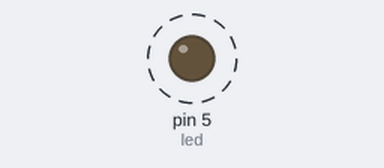
Bench run of a sketch on a simulated Arduino Uno, built with avr-gcc and run on an emulated ATmega328P. Parts: output pins drawn as LEDs (lit = HIGH). Dashed ring = blinking.

Above: at 0.3 s.
Timing chart, 0 to 3.5 s (numbered marks = the images above):
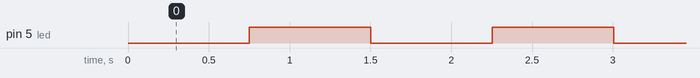

The sketch:

03_Blink_Millis.ino
```cpp
int led = 5;
unsigned long t1; // Variabile per memorizzare l'ultimo istante del cambio di stato
unsigned long dt; // Variabile per calcolare la differenza di tempo passata
unsigned long tBlink = 750; // Vogliamo far lampeggiare il LED ogni 750 ms

void setup() {
  pinMode(led, OUTPUT);
  t1 = millis(); // Salviamo il tempo iniziale calcolato dall'accensione
}

void loop() {
  // Calcoliamo quanto tempo è trascorso dall'ultimo "salvataggio"
  dt = millis() - t1;

  // Se la differenza di tempo supera i 750 ms...
  if (dt > tBlink) {
    // ...invertiamo lo stato del LED. Il "!" (Not) legge lo stato attuale e fa l'opposto
    digitalWrite(led, !digitalRead(led));

    // Aggiorniamo il cronometro per il prossimo ciclo
    t1 = millis();
  }

  // Fuori da questo "if", Arduino è libero di leggere altri sensori senza blocchi!
}
```

Measured:
- by itself, pin 5 (led): alternates HIGH for 0.75 s and LOW for 0.75 s
